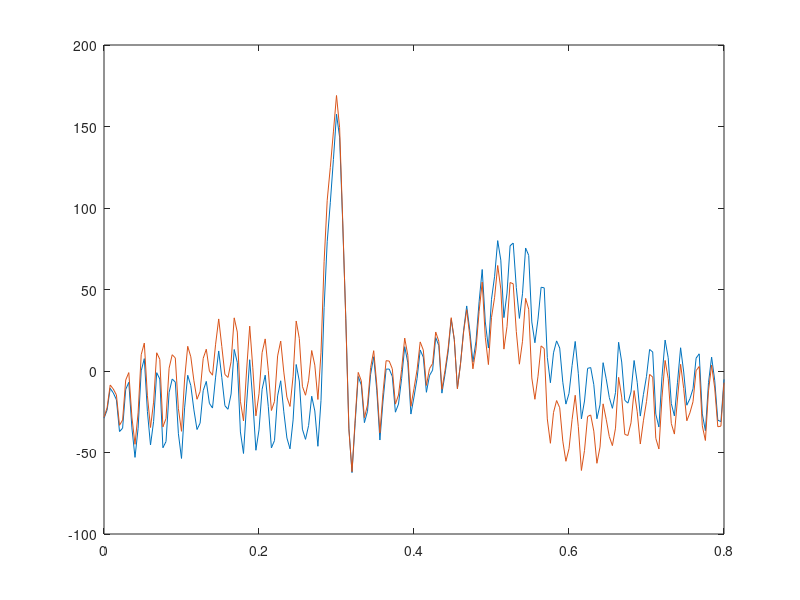
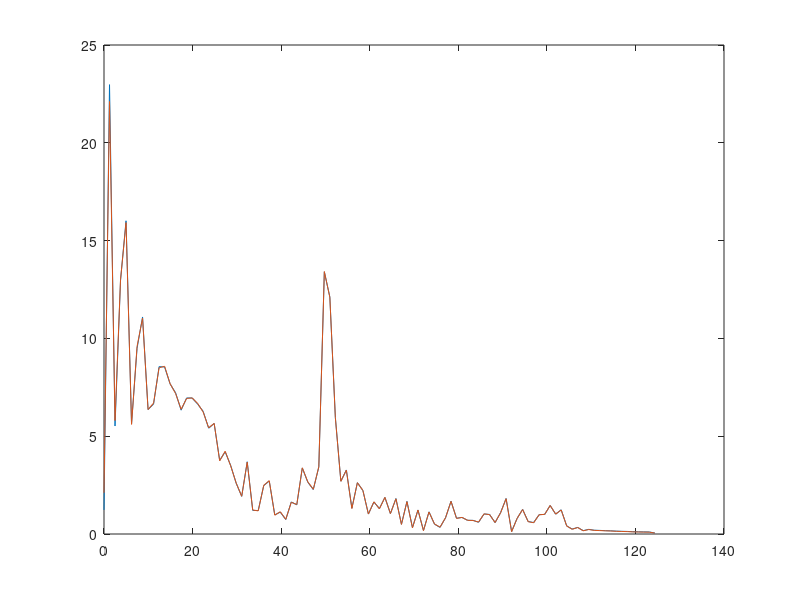

Source code (MATLAB) for these figures, in order:

close all;
Fs=250;
Ts=1/Fs;
load('pulse.mat');
signal=pulse;
t=linspace(0,(length(signal)-1)*Ts,length(signal));
load('HP_coeff.mat');
filt_coeff= SOS;
filt_scale= G;
sections = length(filt_coeff(:,1));
v_n = zeros(1,sections);
v_n1 = zeros(1,sections);
v_n2 = zeros(1,sections);
signal_filt=linspace(0,0,length(signal));
buff= zeros(1,sections);
for i=1:length(signal) 
    buff = signal(i);
    for j=1:sections
        
        v_n(j)=filt_scale(j)*buff-filt_coeff(j,5)*v_n1(j)-filt_coeff(j,6)*v_n2(j);
        buff = filt_coeff(j,1)*v_n(j)+filt_coeff(j,2)*v_n1(j)+filt_coeff(j,3)*v_n2(j);
        v_n2(j)=v_n1(j);
        v_n1(j)=v_n(j);
    end
    signal_filt(i)=buff;
end

figure
plot(t,signal)
hold on
plot(t,signal_filt)



L=length(signal);
Y = fft(signal);
T=Ts;
P2 = abs(Y/L);
P1 = P2(1:L/2+1);
P1(2:end-1) = 2*P1(2:end-1);
figure
f = Fs*(0:(L/2))/L;
plot(f,P1)
hold on
L=length(signal_filt);
Y = fft(signal_filt);
T=Ts;
P2 = abs(Y/L);
P1 = P2(1:L/2+1);
P1(2:end-1) = 2*P1(2:end-1);
f = Fs*(0:(L/2))/L;
plot(f,P1)